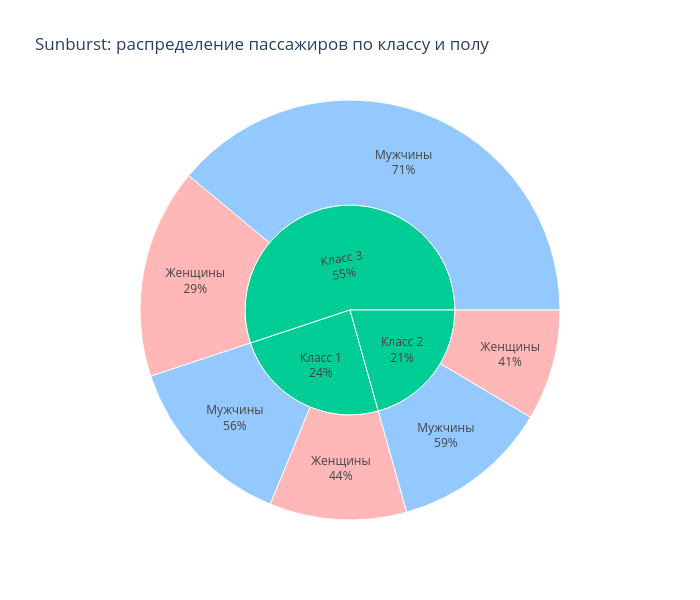

Notebook code cell kept with this figure:
### Markdown cell above
## 8. Sunburst plot (Plotly)

### Code cell
# Подготовка данных
data_sb = data.copy()
data_sb['Pclass_str'] = data_sb['Pclass'].apply(lambda x: f'Класс {x}')
data_sb['Sex_rus'] = data_sb['Sex'].map({'male': 'Мужчины', 'female': 'Женщины'})

# Создание sunburst
fig = px.sunburst(
    data_sb,
    path=['Pclass_str', 'Sex_rus'],
    title='Sunburst: распределение пассажиров по классу и полу',
    color='Sex_rus',
    color_discrete_map={'Мужчины': '#66b3ff', 'Женщины': '#ff9999'},
    width=700,
    height=600
)
fig.update_traces(textinfo='label+percent parent')
fig.show()

### Figure 1 — Plotly figure (JSON) as saved in the notebook; plotly's stock layout.template omitted (floating-point values rounded to 4 significant figures)
{"data": [{"branchvalues": "total", "customdata": [["(?)"], ["(?)"], ["(?)"], ["Женщины"], ["Женщины"], ["Женщины"], ["Мужчины"], ["Мужчины"], ["Мужчины"]], "domain": {"x": [0, 1], "y": [0, 1]}, "hovertemplate": "labels=%{label}<br>count=%{value}<br>parent=%{parent}<br>id=%{id}<br>Sex_rus=%{customdata[0]}<extra></extra>", "ids": ["Класс 3", "Класс 1", "Класс 2", "Класс 1/Женщины", "Класс 3/Женщины", "Класс 2/Женщины", "Класс 3/Мужчины", "Класс 1/Мужчины", "Класс 2/Мужчины"], "labels": ["Класс 3", "Класс 1", "Класс 2", "Женщины", "Женщины", "Женщины", "Мужчины", "Мужчины", "Мужчины"], "marker": {"colors": ["#00cc96", "#00cc96", "#00cc96", "#ff9999", "#ff9999", "#ff9999", "#66b3ff", "#66b3ff", "#66b3ff"]}, "name": "", "parents": ["", "", "", "Класс 1", "Класс 3", "Класс 2", "Класс 3", "Класс 1", "Класс 2"], "textinfo": "label+percent parent", "type": "sunburst", "values": [491, 216, 184, 94, 144, 76, 347, 122, 108]}], "layout": {"height": 600, "legend": {"tracegroupgap": 0}, "title": {"text": "Sunburst: распределение пассажиров по классу и полу"}, "width": 700}}
